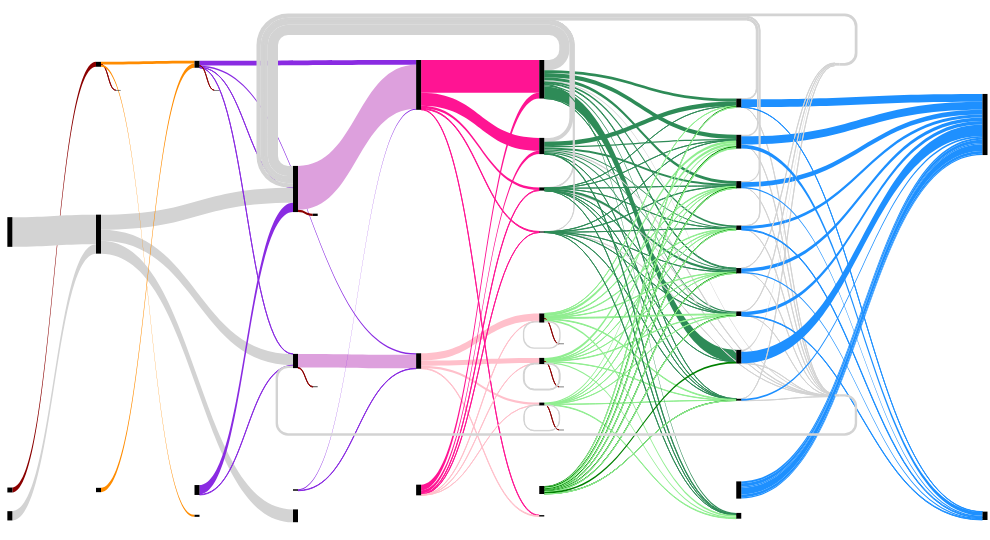

Here is the notebook cell this chart was saved with:
### Markdown cell above
## Concept Art

### Code cell
fig = generate_figure_object(show_labels = False)


fig.update_layout(font = dict(size=11, color= 'black'),hovermode='x',margin=dict(l=0, r=5, t=60, b=50), width = 1980*0.5, height = 1080*0.5)

fig.show()

pio.write_image(fig, 'conceptual_sankey.png',scale = 8, width = 1980*0.6, height = 1080*0.6)

### Figure 1 — Plotly figure (JSON) as saved in the notebook; plotly's stock layout.template omitted (floating-point values rounded to 4 significant figures; data arrays with more than 128 entries replaced by an {"elided": "..."} marker saying what was removed)
{"data": [{"arrangement": "snap", "link": {"color": {"elided": "161 str values"}, "source": {"elided": "161 int values"}, "target": {"elided": "161 int values"}, "value": {"elided": "161 float values"}}, "node": {"color": ["black", "black", "black", "black", "black", "black", "black", "black", "black", "black", "black", "black", "black", "black", "black", "black", "black", "black", "black", "black", "black", "black", "black", "black", "black", "black", "black", "black", "black", "black", "black", "black", "black", "black", "black", "black", "black", "lightgray", "lightgray", "black", "black", "black", "black", "black", "black", "black"], "line": {"color": "white", "width": 0.01}, "pad": 1, "thickness": 5, "x": [0.1, 0.1, 0.2, 0.3, 0.3, 0.425, 0.425, 0.55, 0.55, 0.55, 0.55, 0.55, 0.55, 0.55, 0.75, 0.75, 0.75, 0.75, 0.75, 0.75, 0.75, 0.75, 1.0, 0.2, 0.3, 1.0, 0.75, 0.55, 0.01, 0.1, 0.01, 0.2, 0.3, 0.425, 0.55, 0.75, 0.01, 0.85, 0.85, 0.12, 0.22, 0.32, 0.32, 0.57, 0.57, 0.57], "y": [0.01, 0.405, 0.01, 0.3, 0.7, 0.01, 0.7, 0.01, 0.2, 0.3, 0.4, 0.6, 0.7, 0.8, 0.1, 0.19, 0.29, 0.39, 0.49, 0.59, 0.69, 0.79, 0.15, 1.06, 1.06, 1.06, 1.06, 1.06, 1.0, 1.0, 1.06, 1.0, 1.0, 1.0, 1.0, 1.0, 0.4, 0.78, 0.01, 0.07, 0.07, 0.36, 0.76, 0.66, 0.76, 0.86]}, "type": "sankey"}], "layout": {"font": {"color": "black", "size": 11}, "height": 540, "hovermode": "x", "margin": {"b": 50, "l": 0, "r": 5, "t": 60}, "width": 990}}
